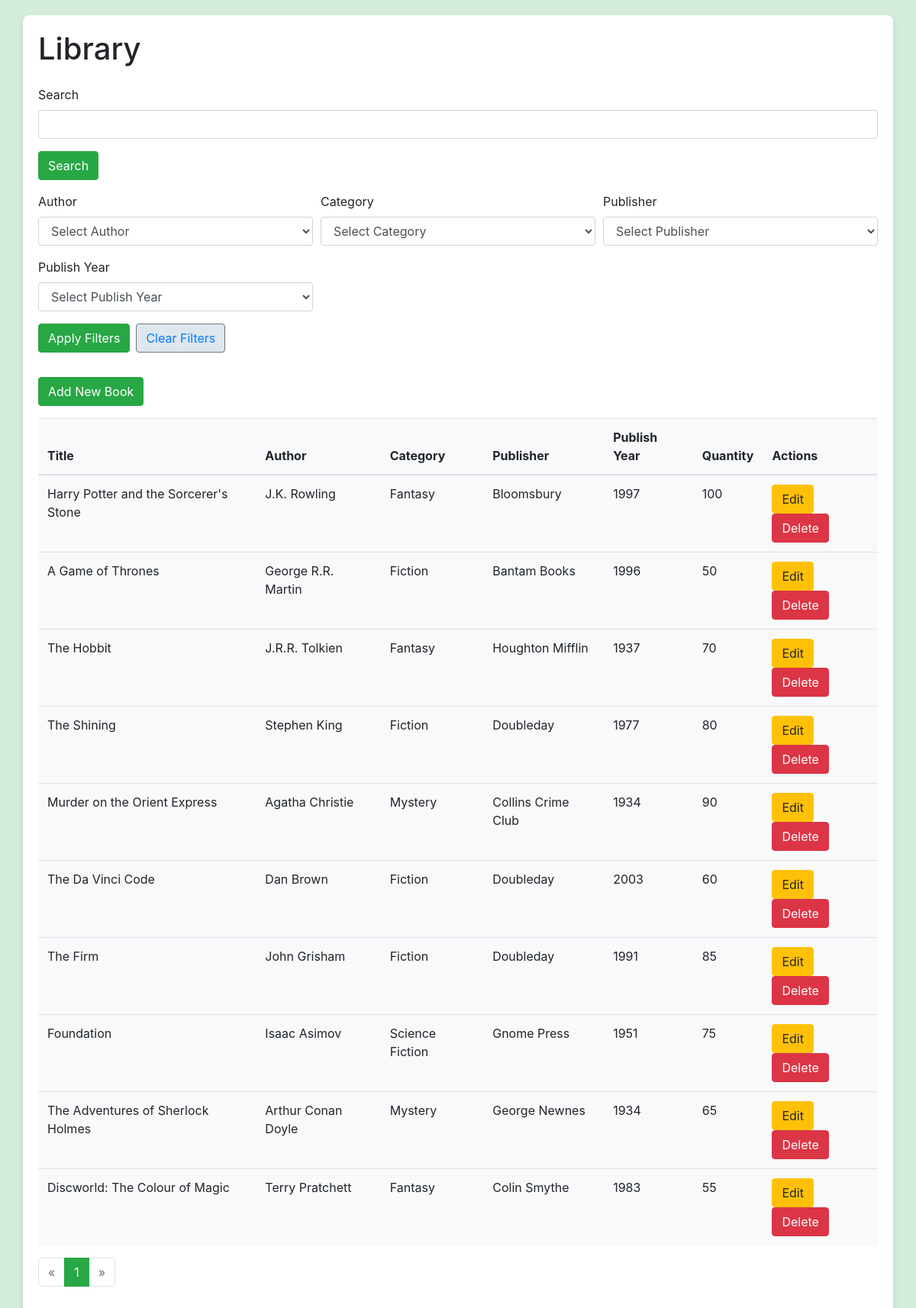
The page / on the database its author committed.
### tables this page shows
CREATE TABLE books (
    id INT AUTO_INCREMENT PRIMARY KEY,
    title NVARCHAR(255) NOT NULL,
    author_id INT NOT NULL,
    category_id INT NOT NULL,
    publisher NVARCHAR(255),
    publish_year YEAR,
    quantity INT,
    FOREIGN KEY (author_id) REFERENCES authors(id),
    FOREIGN KEY (category_id) REFERENCES categories(id)
);

CREATE TABLE authors (
    id INT AUTO_INCREMENT PRIMARY KEY,
    author_name NVARCHAR(255) NOT NULL,
    book_numbers INT
);

CREATE TABLE categories (
    id INT AUTO_INCREMENT PRIMARY KEY,
    category_name NVARCHAR(255) NOT NULL
);

### index.php (the view, shortened to what this page needs)
<?php
include 'db.php';
$items_per_page = 10;
$page = isset($_GET['page']) ? intval($_GET['page']) : 1;
$offset = ($page - 1) * $items_per_page;
$search_query = isset($_GET['search_query']) ? mysqli_real_escape_string($conn, $_GET['search_query']) : '';
$author_filter = isset($_GET['author_filter']) ? mysqli_real_escape_string($conn, $_GET['author_filter']) : '';
$category_filter = isset($_GET['category_filter']) ? mysqli_real_escape_string($conn, $_GET['category_filter']) : '';
$publisher_filter = isset($_GET['publisher_filter']) ? mysqli_real_escape_string($conn, $_GET['publisher_filter']) : '';
$publish_year_filter = isset($_GET['publish_year_filter']) ? mysqli_real_escape_string($conn, $_GET['publish_year_filter']) : '';
$count_query = "SELECT COUNT(*) as total FROM books
                JOIN authors ON books.author_id = authors.id
                JOIN categories ON books.category_id = categories.id
                WHERE books.is_deleted = 0
                AND (books.title LIKE '%$search_query%'
                OR authors.author_name LIKE '%$search_query%'
                OR categories.category_name LIKE '%$search_query%'
                OR books.publisher LIKE '%$search_query%'
                OR books.publish_year LIKE '%$search_query%')";
$count_result = mysqli_query($conn, $count_query);
$total_items = mysqli_fetch_assoc($count_result)['total'];
$total_pages = ceil($total_items / $items_per_page);
$query = "SELECT books.id, books.title, authors.author_name, categories.category_name, books.publisher, books.publish_year, books.quantity
          FROM books
          JOIN authors ON books.author_id = authors.id
          JOIN categories ON books.category_id = categories.id
          WHERE books.is_deleted = 0
          AND (books.title LIKE '%$search_query%'
          OR authors.author_name LIKE '%$search_query%'
          OR categories.category_name LIKE '%$search_query%'
          OR books.publisher LIKE '%$search_query%'
          OR books.publish_year LIKE '%$search_query%')";
$query .= " LIMIT $offset, $items_per_page";
$result = mysqli_query($conn, $query);
?>
<!DOCTYPE html>
<html lang="en">
<head>
    <link rel="stylesheet" href="https://maxcdn.bootstrapcdn.com/bootstrap/4.0.0/css/bootstrap.min.css">
</head>
<body>
    <div class="container">
        <h1 class="mb-4">Library</h1>
        <form class="mb-3" method="GET" action="index.php">
            <div class="form-group">
                <label for="search_query">Search</label>
                <input type="text" class="form-control" id="search_query" name="search_query" value="<?php echo htmlspecialchars($search_query); ?>">
            </div>
            <button type="submit" class="btn btn-primary">Search</button>
        </form>
        <form class="mb-3" method="GET" action="index.php">
            <div class="form-row">
                <div class="form-group col-md-4">
                    <label for="author_filter">Author</label>
                    <select class="form-control" id="author_filter" name="author_filter">
                        <option value="">Select Author</option>
                    </select>
                </div>
                <div class="form-group col-md-4">
                    <label for="category_filter">Category</label>
                    <select class="form-control" id="category_filter" name="category_filter">
                        <option value="">Select Category</option>
                    </select>
                </div>
                <div class="form-group col-md-4">
                    <label for="publisher_filter">Publisher</label>
                    <select class="form-control" id="publisher_filter" name="publisher_filter">
                        <option value="">Select Publisher</option>
                    </select>
                </div>
                <div class="form-group col-md-4">
                    <label for="publish_year_filter">Publish Year</label>
                    <select class="form-control" id="publish_year_filter" name="publish_year_filter">
                        <option value="">Select Publish Year</option>
                    </select>
                </div>
                <div class="form-group col-md-12 d-flex align-items-end">
                    <button type="submit" class="btn btn-primary mr-2">Apply Filters</button>
                    <a href="index.php" class="btn btn-clear">Clear Filters</a>
                </div>
            </div>
        </form>
        <a href="add_book.php" class="btn btn-primary mb-3">Add New Book</a>
        <table class="table">
            <thead>
                <tr>
                    <th>Title</th>
                    <th>Author</th>
                    <th>Category</th>
                    <th>Publisher</th>
                    <th>Publish Year</th>
                    <th>Quantity</th>
                    <th>Actions</th>
                </tr>
            </thead>
            <tbody>
                <?php while ($row = mysqli_fetch_assoc($result)): ?>
                <tr>
                    <td><?php echo htmlspecialchars($row['title']); ?></td>
                    <td><?php echo htmlspecialchars($row['author_name']); ?></td>
                    <td><?php echo htmlspecialchars($row['category_name']); ?></td>
                    <td><?php echo htmlspecialchars($row['publisher']); ?></td>
                    <td><?php echo htmlspecialchars($row['publish_year']); ?></td>
                    <td><?php echo htmlspecialchars($row['quantity']); ?></td>
                    <td>
                        <a href="edit_book.php?id=<?php echo $row['id']; ?>" class="btn btn-warning">Edit</a>
                        <button type="button" class="btn btn-danger" data-toggle="modal" data-target="#confirmDeleteModal" data-id="<?php echo $row['id']; ?>">Delete</button>
                    </td>
                </tr>
                <?php endwhile; ?>
            </tbody>
        </table>
        <nav aria-label="Page navigation">
            <ul class="pagination">
                <li class="page-item <?php echo ($page <= 1) ? 'disabled' : ''; ?>">
                    <a class="page-link" href="index.php?page=<?php echo $page - 1; ?>&search_query=<?php echo urlencode($search_query); ?>&author_filter=<?php echo urlencode($author_filter); ?>&category_filter=<?php echo urlencode($category_filter); ?>&publisher_filter=<?php echo urlencode($publisher_filter); ?>&publish_year_filter=<?php echo urlencode($publish_year_filter); ?>" aria-label="Previous">
                        <span aria-hidden="true">&laquo;</span>
                    </a>
                </li>
                <?php for ($i = 1; $i <= $total_pages; $i++): ?>
                <li class="page-item <?php echo ($i == $page) ? 'active' : ''; ?>">
                    <a class="page-link" href="index.php?page=<?php echo $i; ?>&search_query=<?php echo urlencode($search_query); ?>&author_filter=<?php echo urlencode($author_filter); ?>&category_filter=<?php echo urlencode($category_filter); ?>&publisher_filter=<?php echo urlencode($publisher_filter); ?>&publish_year_filter=<?php echo urlencode($publish_year_filter); ?>"><?php echo $i; ?></a>
                </li>
                <?php endfor; ?>
                <li class="page-item <?php echo ($page >= $total_pages) ? 'disabled' : ''; ?>">
                    <a class="page-link" href="index.php?page=<?php echo $page + 1; ?>&search_query=<?php echo urlencode($search_query); ?>&author_filter=<?php echo urlencode($author_filter); ?>&category_filter=<?php echo urlencode($category_filter); ?>&publisher_filter=<?php echo urlencode($publisher_filter); ?>&publish_year_filter=<?php echo urlencode($publish_year_filter); ?>" aria-label="Next">
                        <span aria-hidden="true">&raquo;</span>
                    </a>
                </li>
            </ul>
        </nav>
    </div>
</body>
</html>

### index.php (style rules this page uses)
body { background-color: #d4edda; }
.container { margin-top: 20px; background-color: #ffffff; padding: 20px; border-radius: 8px; box-shadow: 0 4px 8px rgba(0, 0, 0, 0.1); }
.table { background-color: #f8f9fa; }
.pagination .page-item.active .page-link { background-color: #28a745; border-color: #28a745; }
.pagination .page-link { color: #28a745; }
.btn-primary { background-color: #28a745; border-color: #28a745; }
.btn-warning { background-color: #ffc107; border-color: #ffc107; }
.btn-danger { background-color: #dc3545; border-color: #dc3545; }
.btn-clear { background-color: #dfe7ee; border-color: #6c757d; }

### rows shown on the page
books: title "Harry Potter and the Sorcerer's Stone", author.author_name "J.K. Rowling", category.category_name "Fantasy", publisher "Bloomsbury", publish_year "1997", quantity "100"
books: title "A Game of Thrones", author.author_name "George R.R. Martin", category.category_name "Fiction", publisher "Bantam Books", publish_year "1996", quantity "50"
books: title "The Hobbit", author.author_name "J.R.R. Tolkien", category.category_name "Fantasy", publisher "Houghton Mifflin", publish_year "1937", quantity "70"
books: title "The Shining", author.author_name "Stephen King", category.category_name "Fiction", publisher "Doubleday", publish_year "1977", quantity "80"
books: title "Murder on the Orient Express", author.author_name "Agatha Christie", category.category_name "Mystery", publisher "Collins Crime Club", publish_year "1934", quantity "90"
books: title "The Da Vinci Code", author.author_name "Dan Brown", category.category_name "Fiction", publisher "Doubleday", publish_year "2003", quantity "60"
books: title "The Firm", author.author_name "John Grisham", category.category_name "Fiction", publisher "Doubleday", publish_year "1991", quantity "85"
books: title "Foundation", author.author_name "Isaac Asimov", category.category_name "Science Fiction", publisher "Gnome Press", publish_year "1951", quantity "75"
books: title "The Adventures of Sherlock Holmes", author.author_name "Arthur Conan Doyle", category.category_name "Mystery", publisher "George Newnes", publish_year "1934", quantity "65"
books: title "Discworld: The Colour of Magic", author.author_name "Terry Pratchett", category.category_name "Fantasy", publisher "Colin Smythe", publish_year "1983", quantity "55"
